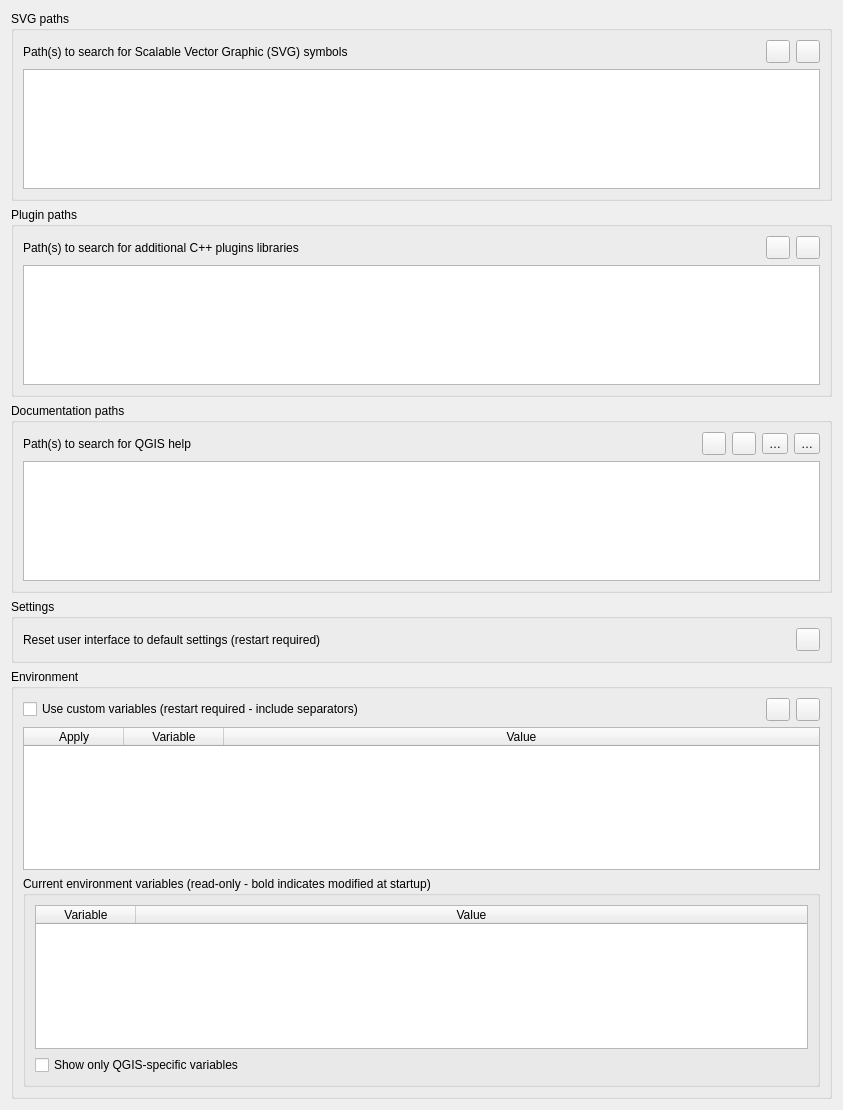
             <widget class="QWidget" name="mOptionsScrollAreaContents_03">
              <property name="geometry">
               <rect>
                <x>0</x>
                <y>0</y>
                <width>843</width>
                <height>1110</height>
               </rect>
              </property>
              <layout class="QVBoxLayout" name="verticalLayout_22">
               <item>
                <widget class="QgsCollapsibleGroupBox" name="groupBox_2">
                 <property name="title">
                  <string>SVG paths</string>
                 </property>
                 <layout class="QGridLayout" name="_6">
                  <item row="0" column="0">
                   <widget class="QLabel" name="mSVGLabel">
                    <property name="text">
                     <string>Path(s) to search for Scalable Vector Graphic (SVG) symbols</string>
                    </property>
                   </widget>
                  </item>
                  <item row="0" column="1">
                   <spacer>
                    <property name="orientation">
                     <enum>Qt::Horizontal</enum>
                    </property>
                    <property name="sizeHint" stdset="0">
                     <size>
                      <width>31</width>
                      <height>20</height>
                     </size>
                    </property>
                   </spacer>
                  </item>
                  <item row="0" column="2">
                   <widget class="QToolButton" name="mBtnAddSVGPath">
                    <property name="toolTip">
                     <string>Add new path</string>
                    </property>
                    <property name="text">
                     <string/>
                    </property>
                    <property name="icon">
                     <iconset resource="../../images/images.qrc">
                      <normaloff>:/images/themes/default/symbologyAdd.svg</normaloff>:/images/themes/default/symbologyAdd.svg</iconset>
                    </property>
                   </widget>
                  </item>
                  <item row="0" column="3">
                   <widget class="QToolButton" name="mBtnRemoveSVGPath">
                    <property name="toolTip">
                     <string>Remove path</string>
                    </property>
                    <property name="text">
                     <string/>
                    </property>
                    <property name="icon">
                     <iconset resource="../../images/images.qrc">
                      <normaloff>:/images/themes/default/symbologyRemove.svg</normaloff>:/images/themes/default/symbologyRemove.svg</iconset>
                    </property>
                   </widget>
                  </item>
                  <item row="1" column="0" colspan="4">
                   <widget class="QListWidget" name="mListSVGPaths">
                    <property name="minimumSize">
                     <size>
                      <width>0</width>
                      <height>120</height>
                     </size>
                    </property>
                   </widget>
                  </item>
                 </layout>
                </widget>
               </item>
               <item>
                <widget class="QgsCollapsibleGroupBox" name="groupBox_4">
                 <property name="title">
                  <string>Plugin paths</string>
                 </property>
                 <layout class="QGridLayout" name="_3">
                  <item row="0" column="0">
                   <widget class="QLabel" name="mSVGLabel_2">
                    <property name="text">
                     <string>Path(s) to search for additional C++ plugins libraries</string>
                    </property>
                   </widget>
                  </item>
                  <item row="0" column="1">
                   <spacer>
                    <property name="orientation">
                     <enum>Qt::Horizontal</enum>
                    </property>
                    <property name="sizeHint" stdset="0">
                     <size>
                      <width>31</width>
                      <height>20</height>
                     </size>
                    </property>
                   </spacer>
                  </item>
                  <item row="0" column="2">
                   <widget class="QToolButton" name="mBtnAddPluginPath">
                    <property name="toolTip">
                     <string>Add new path</string>
                    </property>
                    <property name="text">
                     <string/>
                    </property>
                    <property name="icon">
                     <iconset resource="../../images/images.qrc">
                      <normaloff>:/images/themes/default/symbologyAdd.svg</normaloff>:/images/themes/default/symbologyAdd.svg</iconset>
                    </property>
                   </widget>
                  </item>
                  <item row="0" column="3">
                   <widget class="QToolButton" name="mBtnRemovePluginPath">
                    <property name="toolTip">
                     <string>Remove path</string>
                    </property>
                    <property name="text">
                     <string/>
                    </property>
                    <property name="icon">
                     <iconset resource="../../images/images.qrc">
                      <normaloff>:/images/themes/default/symbologyRemove.svg</normaloff>:/images/themes/default/symbologyRemove.svg</iconset>
                    </property>
                   </widget>
                  </item>
                  <item row="1" column="0" colspan="4">
                   <widget class="QListWidget" name="mListPluginPaths">
                    <property name="minimumSize">
                     <size>
                      <width>0</width>
                      <height>120</height>
                     </size>
                    </property>
                   </widget>
                  </item>
                 </layout>
                </widget>
               </item>
               <item>
                <widget class="QgsCollapsibleGroupBox" name="groupBox_29">
                 <property name="title">
                  <string>Documentation paths</string>
                 </property>
                 <layout class="QGridLayout" name="_4">
                  <item row="0" column="5">
                   <widget class="QToolButton" name="mBtnMoveHelpDown">
                    <property name="toolTip">
                     <string>Lower selected path priority</string>
                    </property>
                    <property name="text">
                     <string>…</string>
                    </property>
                    <property name="icon">
                     <iconset resource="../../images/images.qrc">
                      <normaloff>:/images/themes/default/mActionArrowDown.svg</normaloff>:/images/themes/default/mActionArrowDown.svg</iconset>
                    </property>
                   </widget>
                  </item>
                  <item row="0" column="0">
                   <widget class="QLabel" name="mSVGLabel_5">
                    <property name="text">
                     <string>Path(s) to search for QGIS help</string>
                    </property>
                   </widget>
                  </item>
                  <item row="0" column="1">
                   <spacer>
                    <property name="orientation">
                     <enum>Qt::Horizontal</enum>
                    </property>
                    <property name="sizeHint" stdset="0">
                     <size>
                      <width>31</width>
                      <height>20</height>
                     </size>
                    </property>
                   </spacer>
                  </item>
                  <item row="0" column="2">
                   <widget class="QToolButton" name="mBtnAddHelpPath">
                    <property name="toolTip">
                     <string>Add new path</string>
                    </property>
                    <property name="text">
                     <string/>
                    </property>
                    <property name="icon">
                     <iconset resource="../../images/images.qrc">
                      <normaloff>:/images/themes/default/symbologyAdd.svg</normaloff>:/images/themes/default/symbologyAdd.svg</iconset>
                    </property>
                   </widget>
                  </item>
                  <item row="0" column="3">
                   <widget class="QToolButton" name="mBtnRemoveHelpPath">
                    <property name="toolTip">
                     <string>Remove path</string>
                    </property>
                    <property name="text">
                     <string/>
                    </property>
                    <property name="icon">
                     <iconset resource="../../images/images.qrc">
                      <normaloff>:/images/themes/default/symbologyRemove.svg</normaloff>:/images/themes/default/symbologyRemove.svg</iconset>
                    </property>
                   </widget>
                  </item>
                  <item row="1" column="0" colspan="6">
                   <widget class="QTreeWidget" name="mHelpPathTreeWidget">
                    <property name="minimumSize">
                     <size>
                      <width>0</width>
                      <height>120</height>
                     </size>
                    </property>
                    <attribute name="headerVisible">
                     <bool>false</bool>
                    </attribute>
                    <column>
                     <property name="text">
                      <string notr="true">1</string>
                     </property>
                    </column>
                   </widget>
                  </item>
                  <item row="0" column="4">
                   <widget class="QToolButton" name="mBtnMoveHelpUp">
                    <property name="toolTip">
                     <string>Raise selected path priority</string>
                    </property>
                    <property name="text">
                     <string>…</string>
                    </property>
                    <property name="icon">
                     <iconset resource="../../images/images.qrc">
                      <normaloff>:/images/themes/default/mActionArrowUp.svg</normaloff>:/images/themes/default/mActionArrowUp.svg</iconset>
                    </property>
                   </widget>
                  </item>
                 </layout>
                </widget>
               </item>
               <item>
                <widget class="QgsCollapsibleGroupBox" name="mQSettingsGrpBx">
                 <property name="title">
                  <string>Settings</string>
                 </property>
                 <layout class="QGridLayout" name="gridLayout_13">
                  <item row="0" column="1">
                   <spacer name="horizontalSpacer_42">
                    <property name="orientation">
                     <enum>Qt::Horizontal</enum>
                    </property>
                    <property name="sizeHint" stdset="0">
                     <size>
                      <width>40</width>
                      <height>20</height>
                     </size>
                    </property>
                   </spacer>
                  </item>
                  <item row="0" column="2">
                   <widget class="QToolButton" name="mRestoreDefaultWindowStateBtn">
                    <property name="toolTip">
                     <string>Reset</string>
                    </property>
                    <property name="text">
                     <string/>
                    </property>
                    <property name="icon">
                     <iconset resource="../../images/images.qrc">
                      <normaloff>:/images/themes/default/mActionUndo.svg</normaloff>:/images/themes/default/mActionUndo.svg</iconset>
                    </property>
                   </widget>
                  </item>
                  <item row="0" column="0">
                   <widget class="QLabel" name="mRestoreDefaultWindowStateLbl">
                    <property name="text">
                     <string>Reset user interface to default settings (restart required)</string>
                    </property>
                   </widget>
                  </item>
                 </layout>
                </widget>
               </item>
               <item>
                <widget class="QgsCollapsibleGroupBox" name="mEnvironmentGrpBx">
                 <property name="minimumSize">
                  <size>
                   <width>0</width>
                   <height>0</height>
                  </size>
                 </property>
                 <property name="title">
                  <string>Environment</string>
                 </property>
                 <layout class="QGridLayout" name="gridLayout_32">
                  <item row="1" column="3">
                   <widget class="QToolButton" name="mRemoveCustomVarBtn">
                    <property name="sizePolicy">
                     <sizepolicy hsizetype="Maximum" vsizetype="Fixed">
                      <horstretch>0</horstretch>
                      <verstretch>0</verstretch>
                     </sizepolicy>
                    </property>
                    <property name="toolTip">
                     <string>Remove variable</string>
                    </property>
                    <property name="text">
                     <string/>
                    </property>
                    <property name="icon">
                     <iconset resource="../../images/images.qrc">
                      <normaloff>:/images/themes/default/symbologyRemove.svg</normaloff>:/images/themes/default/symbologyRemove.svg</iconset>
                    </property>
                   </widget>
                  </item>
                  <item row="1" column="2">
                   <widget class="QToolButton" name="mAddCustomVarBtn">
                    <property name="sizePolicy">
                     <sizepolicy hsizetype="Maximum" vsizetype="Fixed">
                      <horstretch>0</horstretch>
                      <verstretch>0</verstretch>
                     </sizepolicy>
                    </property>
                    <property name="toolTip">
                     <string>Add new variable</string>
                    </property>
                    <property name="text">
                     <string/>
                    </property>
                    <property name="icon">
                     <iconset resource="../../images/images.qrc">
                      <normaloff>:/images/themes/default/symbologyAdd.svg</normaloff>:/images/themes/default/symbologyAdd.svg</iconset>
                    </property>
                   </widget>
                  </item>
                  <item row="4" column="0" colspan="4">
                   <widget class="QgsCollapsibleGroupBox" name="mCurrentVariablesGrpBx">
                    <property name="minimumSize">
                     <size>
                      <width>0</width>
                      <height>0</height>
                     </size>
                    </property>
                    <property name="title">
                     <string>Current environment variables (read-only - bold indicates modified at startup)</string>
                    </property>
                    <property name="collapsed" stdset="0">
                     <bool>false</bool>
                    </property>
                    <property name="saveCollapsedState" stdset="0">
                     <bool>true</bool>
                    </property>
                    <layout class="QVBoxLayout" name="verticalLayout_8">
                     <item>
                      <widget class="QTableWidget" name="mCurrentVariablesTable">
                       <property name="minimumSize">
                        <size>
                         <width>0</width>
                         <height>120</height>
                        </size>
                       </property>
                       <property name="editTriggers">
                        <set>QAbstractItemView::AllEditTriggers</set>
                       </property>
                       <property name="dragEnabled">
                        <bool>true</bool>
                       </property>
                       <property name="dragDropMode">
                        <enum>QAbstractItemView::DragOnly</enum>
                       </property>
                       <property name="selectionMode">
                        <enum>QAbstractItemView::SingleSelection</enum>
                       </property>
                       <property name="sortingEnabled">
                        <bool>true</bool>
                       </property>
                       <property name="wordWrap">
                        <bool>false</bool>
                       </property>
                       <attribute name="horizontalHeaderMinimumSectionSize">
                        <number>100</number>
                       </attribute>
                       <attribute name="horizontalHeaderShowSortIndicator" stdset="0">
                        <bool>true</bool>
                       </attribute>
                       <attribute name="horizontalHeaderStretchLastSection">
                        <bool>true</bool>
                       </attribute>
                       <attribute name="verticalHeaderVisible">
                        <bool>false</bool>
                       </attribute>
                       <column>
                        <property name="text">
                         <string>Variable</string>
                        </property>
                       </column>
                       <column>
                        <property name="text">
                         <string>Value</string>
                        </property>
                       </column>
                      </widget>
                     </item>
                     <item>
                      <widget class="QCheckBox" name="mCurrentVariablesQGISChxBx">
                       <property name="text">
                        <string>Show only QGIS-specific variables</string>
                       </property>
                      </widget>
                     </item>
                    </layout>
                   </widget>
                  </item>
                  <item row="1" column="0">
                   <widget class="QCheckBox" name="mCustomVariablesChkBx">
                    <property name="text">
                     <string>Use custom variables (restart required - include separators)</string>
                    </property>
                   </widget>
                  </item>
                  <item row="1" column="1">
                   <spacer name="horizontalSpacer_14">
                    <property name="orientation">
                     <enum>Qt::Horizontal</enum>
                    </property>
                    <property name="sizeHint" stdset="0">
                     <size>
                      <width>40</width>
                      <height>20</height>
                     </size>
                    </property>
                   </spacer>
                  </item>
                  <item row="3" column="0" colspan="4">
                   <widget class="QTableWidget" name="mCustomVariablesTable">
                    <property name="minimumSize">
                     <size>
                      <width>0</width>
                      <height>120</height>
                     </size>
                    </property>
                    <property name="editTriggers">
                     <set>QAbstractItemView::AllEditTriggers</set>
                    </property>
                    <property name="selectionMode">
                     <enum>QAbstractItemView::SingleSelection</enum>
                    </property>
                    <property name="sortingEnabled">
                     <bool>true</bool>
                    </property>
                    <property name="wordWrap">
                     <bool>false</bool>
                    </property>
                    <property name="cornerButtonEnabled">
                     <bool>false</bool>
                    </property>
                    <attribute name="horizontalHeaderMinimumSectionSize">
                     <number>4</number>
                    </attribute>
                    <attribute name="horizontalHeaderShowSortIndicator" stdset="0">
                     <bool>true</bool>
                    </attribute>
                    <attribute name="horizontalHeaderStretchLastSection">
                     <bool>true</bool>
                    </attribute>
                    <attribute name="verticalHeaderVisible">
                     <bool>false</bool>
                    </attribute>
                    <column>
                     <property name="text">
                      <string>Apply</string>
                     </property>
                    </column>
                    <column>
                     <property name="text">
                      <string>Variable</string>
                     </property>
                    </column>
                    <column>
                     <property name="text">
                      <string>Value</string>
                     </property>
                    </column>
                   </widget>
                  </item>
                 </layout>
                </widget>
               </item>
               <item>
                <spacer name="verticalSpacer_11">
                 <property name="orientation">
                  <enum>Qt::Vertical</enum>
                 </property>
                 <property name="sizeHint" stdset="0">
                  <size>
                   <width>20</width>
                   <height>40</height>
                  </size>
                 </property>
                </spacer>
               </item>
              </layout>
             </widget>
